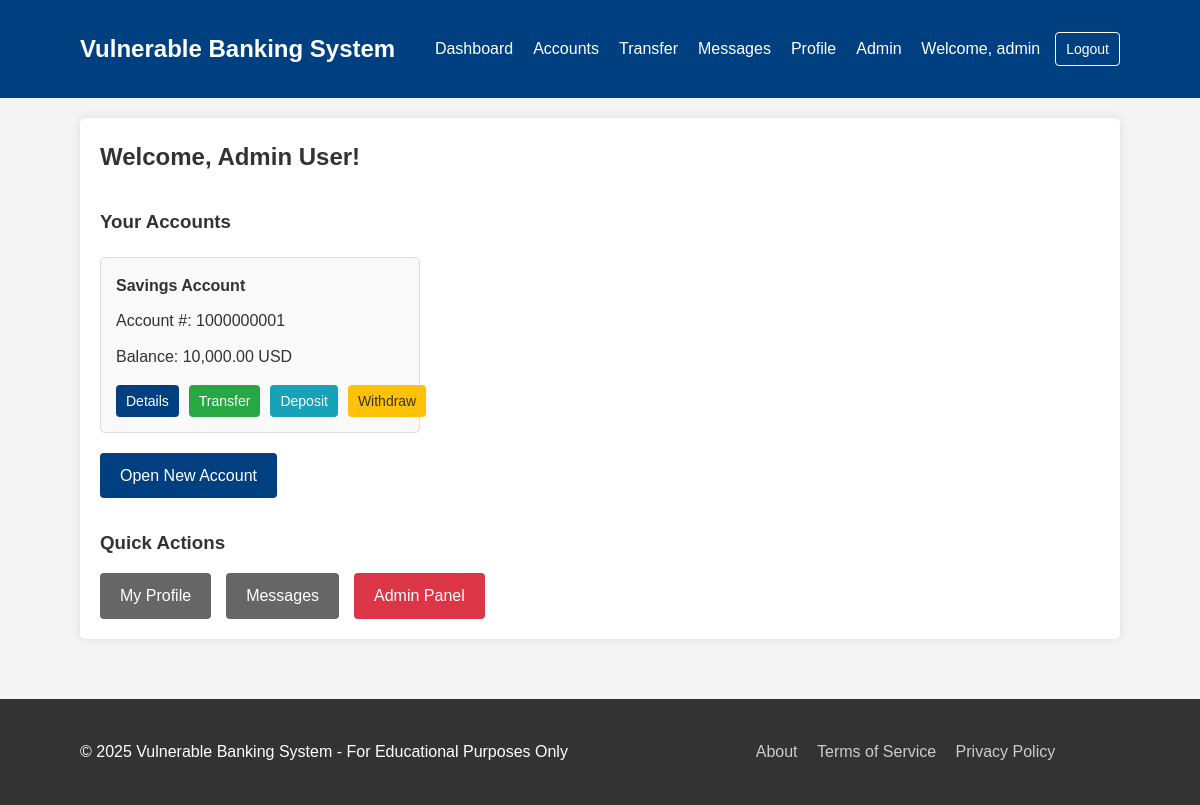
/dashboard.php (signed in), run on the app's committed database.
### tables this page shows
CREATE TABLE users (
    id INT AUTO_INCREMENT PRIMARY KEY,
    username VARCHAR(50) NOT NULL UNIQUE,
    password VARCHAR(255) NOT NULL,  
    email VARCHAR(100) NOT NULL UNIQUE,
    full_name VARCHAR(100) NOT NULL,
    role ENUM('admin', 'user') NOT NULL DEFAULT 'user',
    profile_image VARCHAR(255) DEFAULT NULL,
    created_at TIMESTAMP DEFAULT CURRENT_TIMESTAMP,
    last_login TIMESTAMP NULL
);

CREATE TABLE accounts (
    id INT AUTO_INCREMENT PRIMARY KEY,
    user_id INT NOT NULL,
    account_number VARCHAR(20) NOT NULL UNIQUE,
    account_type ENUM('savings', 'checking') NOT NULL,
    balance DECIMAL(15,2) NOT NULL DEFAULT 0.00,
    currency VARCHAR(3) NOT NULL DEFAULT 'USD',
    is_active BOOLEAN NOT NULL DEFAULT TRUE,
    created_at TIMESTAMP DEFAULT CURRENT_TIMESTAMP,
    FOREIGN KEY (user_id) REFERENCES users(id)
);

### includes/functions.php (called while the page is built, shortened)
<?php
require_once 'db.php';
function is_admin() {
    return isset($_SESSION['role']) && $_SESSION['role'] == 'admin';
}
function format_amount($amount, $currency = 'USD') {
    return number_format($amount, 2) . ' ' . $currency;
}
function get_user($user_id) {
    $sql = "SELECT * FROM users WHERE id = $user_id";
    return get_record($sql);
}
function get_user_accounts($user_id) {
    $sql = "SELECT * FROM accounts WHERE user_id = $user_id";
    return get_records($sql);
}
?>

### includes/db.php (called while the page is built, shortened)
<?php
function db_connect() {
    $conn = mysqli_connect(DB_HOST, DB_USER, DB_PASS, DB_NAME);
    return $conn;
}
function query($sql) {
    $conn = db_connect();
    $result = mysqli_query($conn, $sql);
    return $result;
}
function get_record($sql) {
    $result = query($sql);
    return mysqli_fetch_assoc($result);
}
function get_records($sql) {
    $result = query($sql);
    $records = [];
    while ($row = mysqli_fetch_assoc($result)) {
        $records[] = $row;
    }
    return $records;
}
?>

### dashboard.php (the view, shortened to what this page needs)
<?php
require_once 'includes/db.php';
require_once 'includes/functions.php';
$user_id = $_SESSION['user_id'];
$user = get_user($user_id);
$accounts = get_user_accounts($user_id);
?>
<!DOCTYPE html>
<html lang="en">
<head>
    <link rel="stylesheet" href="assets/css/style.css">
</head>
<body>
    <?php include 'includes/header.php'; ?>
    <div class="container">
        <div class="dashboard">
            <h2>Welcome, <?php echo htmlspecialchars($user['full_name']); ?>!</h2>
            <div class="accounts-section">
                <h3>Your Accounts</h3>
                <?php if (count($accounts) > 0): ?>
                    <div class="accounts-list">
                        <?php foreach ($accounts as $account): ?>
                            <div class="account-card">
                                <h4><?php echo ucfirst($account['account_type']); ?> Account</h4>
                                <div class="account-number">Account #: <?php echo $account['account_number']; ?></div>
                                <div class="account-balance">Balance: <?php echo format_amount($account['balance'], $account['currency']); ?></div>
                                <div class="account-actions">
                                    <a href="account_details.php?id=<?php echo $account['id']; ?>" class="btn btn-sm btn-primary">Details</a>
                                    <a href="transfer.php?from=<?php echo $account['id']; ?>" class="btn btn-sm btn-success">Transfer</a>
                                    <a href="deposit.php?account=<?php echo $account['id']; ?>" class="btn btn-sm btn-info">Deposit</a>
                                    <a href="withdraw.php?account=<?php echo $account['id']; ?>" class="btn btn-sm btn-warning">Withdraw</a>
                                </div>
                            </div>
                        <?php endforeach; ?>
                    </div>
                <?php else: ?>
                    <div class="alert alert-info">You don't have any accounts yet.</div>
                <?php endif; ?>
                <div class="create-account">
                    <a href="create_account.php" class="btn btn-primary">Open New Account</a>
                </div>
            </div>
            <div class="quick-actions">
                <h3>Quick Actions</h3>
                <div class="action-buttons">
                    <a href="profile.php" class="btn btn-secondary">My Profile</a>
                    <a href="messages.php" class="btn btn-secondary">
                        Messages
                    </a>
                    <?php if (is_admin()): ?>
                        <a href="admin/index.php" class="btn btn-danger">Admin Panel</a>
                    <?php endif; ?>
                </div>
            </div>
        </div>
    </div>
    <?php include 'includes/footer.php'; ?>
</body>
</html>

### assets/css/style.css (style rules this page uses)
* { box-sizing: border-box; margin: 0; padding: 0; }
body { font-family: Arial, sans-serif; line-height: 1.6; color: #333; background-color: #f4f4f4; }
.container { width: 90%; max-width: 1200px; margin: 0 auto; padding: 20px; }
a { color: #0066cc; text-decoration: none; }
.btn { display: inline-block; padding: 10px 20px; background-color: #004080; color: #fff; border: none; border-radius: 4px; cursor: pointer; text-decoration: none; }
.btn-sm { padding: 5px 10px; font-size: 14px; }
.btn-primary { background-color: #004080; }
.btn-secondary { background-color: #666; }
.btn-success { background-color: #28a745; }
.btn-info { background-color: #17a2b8; }
.btn-warning { background-color: #ffc107; color: #333; }
.btn-danger { background-color: #dc3545; }
.dashboard { background-color: #fff; padding: 20px; border-radius: 5px; box-shadow: 0 0 10px rgba(0, 0, 0, 0.1); }
.accounts-section, .quick-actions { margin-top: 30px; }
.accounts-list { display: grid; grid-template-columns: repeat(auto-fill, minmax(300px, 1fr)); gap: 20px; margin-top: 20px; }
.account-card { background-color: #f9f9f9; padding: 15px; border-radius: 5px; border: 1px solid #ddd; }
.account-number, .account-balance { margin: 10px 0; }
.account-actions { margin-top: 15px; display: flex; gap: 10px; }
.create-account { margin-top: 20px; }
.action-buttons { display: flex; gap: 15px; margin-top: 15px; }

### data on the page
users: full_name "Admin User"
accounts: account_type "Savings", account_number "1000000001", balance+currency "10,000.00 USD"

### other printed values
$_SESSION['username'] "admin"
